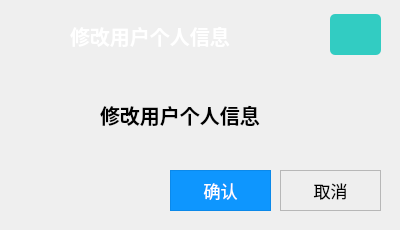
<?xml version="1.0" encoding="UTF-8"?>
<ui version="4.0">
 <class>Message_Box</class>
 <widget class="QWidget" name="Message_Box">
  <property name="geometry">
   <rect>
    <x>0</x>
    <y>0</y>
    <width>400</width>
    <height>230</height>
   </rect>
  </property>
  <property name="cursor">
   <cursorShape>BlankCursor</cursorShape>
  </property>
  <property name="windowTitle">
   <string>Form</string>
  </property>
  <property name="styleSheet">
   <string notr="true"/>
  </property>
  <widget class="QPushButton" name="btn_cancel">
   <property name="geometry">
    <rect>
     <x>280</x>
     <y>170</y>
     <width>101</width>
     <height>41</height>
    </rect>
   </property>
   <property name="font">
    <font>
     <pointsize>13</pointsize>
    </font>
   </property>
   <property name="cursor">
    <cursorShape>BlankCursor</cursorShape>
   </property>
   <property name="focusPolicy">
    <enum>Qt::NoFocus</enum>
   </property>
   <property name="styleSheet">
    <string notr="true">QPushButton#btn_cancel
{
    color:black;
    background-color:rgb(238 , 238 , 238);
    border: 1px solid rgb(183 , 183 , 183);
}

QPushButton#btn_cancel:hover
{
    color:black;
    background-color:rgb(228 , 240 , 250);
    border: 1px solid rgb(15 , 150 , 255);
}

QPushButton#btn_cancel:pressed
{
    color:black;
    background-color:rgb(204 , 228 , 247);
    border: 1px solid rgb(1 , 84 , 153);
    padding-left:3px;
    padding-top:3px;
}</string>
   </property>
   <property name="text">
    <string>取消</string>
   </property>
   <property name="iconSize">
    <size>
     <width>76</width>
     <height>76</height>
    </size>
   </property>
  </widget>
  <widget class="QPushButton" name="btn_ok">
   <property name="geometry">
    <rect>
     <x>170</x>
     <y>170</y>
     <width>101</width>
     <height>41</height>
    </rect>
   </property>
   <property name="font">
    <font>
     <family>Microsoft Yahei</family>
     <pointsize>13</pointsize>
    </font>
   </property>
   <property name="cursor">
    <cursorShape>BlankCursor</cursorShape>
   </property>
   <property name="focusPolicy">
    <enum>Qt::NoFocus</enum>
   </property>
   <property name="styleSheet">
    <string notr="true">QPushButton#btn_ok
{
    color:white;
    background-color:rgb(14 , 150 , 254);
    border: 1px solid rgb(11 , 137 , 234);
}

QPushButton#btn_ok:hover
{
    color:white;
    background-color:rgb(44 , 137 , 255);
    border: 1px solid rgb(11 , 137 , 234);
}

QPushButton#btn_ok:pressed
{
    color:white;
    background-color:rgb(14 , 135 , 228);
    border: 1px solid rgb(12 , 138 , 235);
    padding-left:3px;
    padding-top:3px;
}
</string>
   </property>
   <property name="text">
    <string>确认</string>
   </property>
   <property name="iconSize">
    <size>
     <width>76</width>
     <height>76</height>
    </size>
   </property>
  </widget>
  <widget class="QPushButton" name="btn_close">
   <property name="geometry">
    <rect>
     <x>330</x>
     <y>14</y>
     <width>51</width>
     <height>41</height>
    </rect>
   </property>
   <property name="cursor">
    <cursorShape>BlankCursor</cursorShape>
   </property>
   <property name="styleSheet">
    <string notr="true">QPushButton
{
    font-family:Microsoft Yahei;
    color:white;
	background-color:rgb(50 , 204 , 194);
    border-radius:5px;
}

QPushButton:hover
{
    background-color:rgb(50, 184, 179);
}

QPushButton:pressed
{
    background-color:rgb(41, 144, 163);
    padding-left:3px;
    padding-top:3px;
}</string>
   </property>
   <property name="text">
    <string/>
   </property>
   <property name="icon">
    <iconset resource="imageIcon.qrc">
     <normaloff>:/imgIcon/appbar.close.png</normaloff>:/imgIcon/appbar.close.png</iconset>
   </property>
   <property name="iconSize">
    <size>
     <width>76</width>
     <height>76</height>
    </size>
   </property>
  </widget>
  <widget class="QLabel" name="label_7">
   <property name="geometry">
    <rect>
     <x>6</x>
     <y>-6</y>
     <width>76</width>
     <height>76</height>
    </rect>
   </property>
   <property name="styleSheet">
    <string notr="true">border-image: url(:/imgIcon/appbar.notification.above.multiple.png);</string>
   </property>
   <property name="text">
    <string/>
   </property>
  </widget>
  <widget class="QLabel" name="lblTitle">
   <property name="geometry">
    <rect>
     <x>70</x>
     <y>15</y>
     <width>171</width>
     <height>41</height>
    </rect>
   </property>
   <property name="font">
    <font>
     <family>微软雅黑</family>
     <pointsize>15</pointsize>
     <weight>75</weight>
     <bold>true</bold>
    </font>
   </property>
   <property name="styleSheet">
    <string notr="true">color: rgb(255, 255, 255);</string>
   </property>
   <property name="text">
    <string>修改用户个人信息</string>
   </property>
  </widget>
  <widget class="QLabel" name="lblInfo">
   <property name="geometry">
    <rect>
     <x>100</x>
     <y>94</y>
     <width>261</width>
     <height>41</height>
    </rect>
   </property>
   <property name="font">
    <font>
     <family>微软雅黑</family>
     <pointsize>15</pointsize>
     <weight>75</weight>
     <bold>true</bold>
    </font>
   </property>
   <property name="styleSheet">
    <string notr="true">color: rgb(0, 0, 0);</string>
   </property>
   <property name="text">
    <string>修改用户个人信息</string>
   </property>
  </widget>
  <widget class="QLabel" name="lblImg">
   <property name="geometry">
    <rect>
     <x>10</x>
     <y>80</y>
     <width>76</width>
     <height>76</height>
    </rect>
   </property>
   <property name="styleSheet">
    <string notr="true"/>
   </property>
   <property name="text">
    <string/>
   </property>
  </widget>
 </widget>
 <resources>
  <include location="imageIcon.qrc"/>
 </resources>
 <connections/>
</ui>
